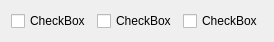
                              <widget class="QWidget" name="scrollAreaWidgetContents_8">
                               <property name="geometry">
                                <rect>
                                 <x>0</x>
                                 <y>0</y>
                                 <width>240</width>
                                 <height>35</height>
                                </rect>
                               </property>
                               <layout class="QGridLayout" name="gridLayout_28">
                                <item row="0" column="0">
                                 <widget class="QCheckBox" name="checkBox">
                                  <property name="text">
                                   <string>CheckBox</string>
                                  </property>
                                 </widget>
                                </item>
                                <item row="0" column="1">
                                 <widget class="QCheckBox" name="checkBox_2">
                                  <property name="text">
                                   <string>CheckBox</string>
                                  </property>
                                 </widget>
                                </item>
                                <item row="0" column="2">
                                 <widget class="QCheckBox" name="checkBox_3">
                                  <property name="text">
                                   <string>CheckBox</string>
                                  </property>
                                 </widget>
                                </item>
                               </layout>
                              </widget>
